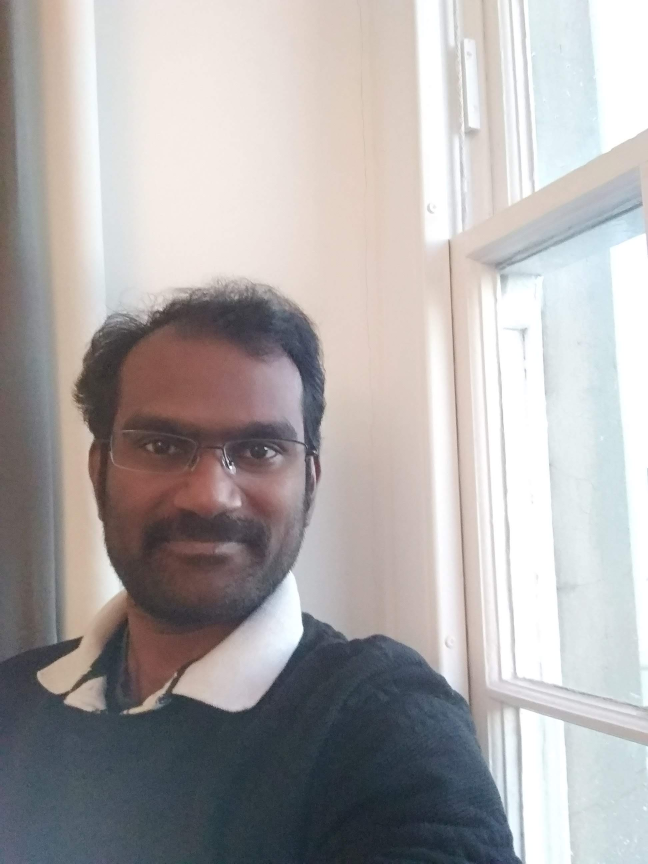
#> input picture CRUK_THT/Test.jpg, 1944 x 2592 px, found by its file name (shown at 1/3 size)
$ python re_2_size_analysis.py
#> lines starting #> are read from the running program, lines starting #| are printed output that depends on the picture
#!/usr/bin/env python3
# -*- coding: utf-8 -*-
"""
Created on Wed Jul 26 14:47:28 2023

@author: arun
"""
import cv2

import numpy as np

import matplotlib.pyplot as plt
#%%

# img=cv2.imread('/home/arun/Pictures/Test.jpg')
img=cv2.imread('/home/cruk/Documents/PyWS_CRUK/CRUK_Image_Analysis/CRUK_THT/Test.jpg')
#> img is the input picture: shape (2592, 1944, 3); mean B, G, R 169.9, 170, 174

ocol,orow,och=img.shape
#> ocol = 2592; orow = 1944; och = 3


#%%
oP=np.array([400,400])
oP1=[400,400]

plt.figure(1)
plt.imshow(img)
plt.plot(oP[0],oP[1],marker='o',color='r')

#%%
# nrow,ncol=int(orow/2),int(ocol/2)

nrow,ncol=2000,1000

img_res=cv2.resize(img,(ncol,nrow),interpolation=cv2.INTER_NEAREST)
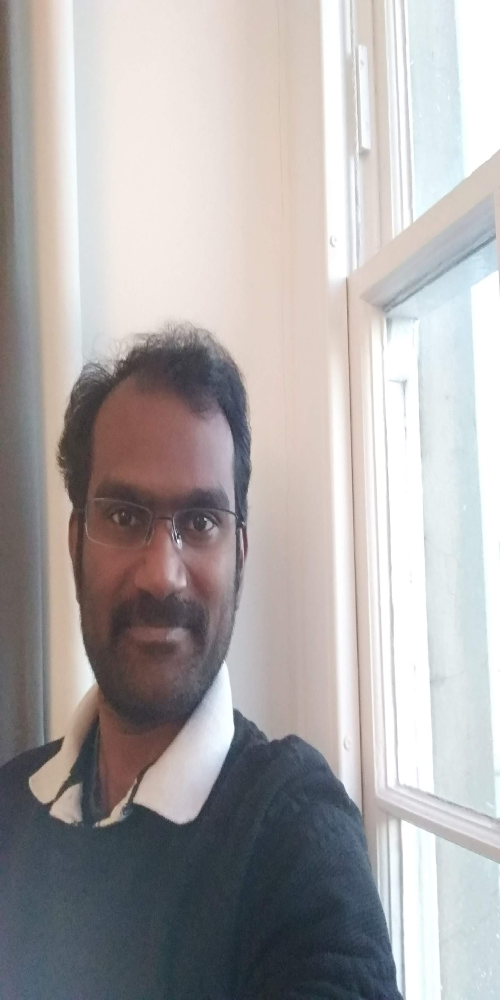
#> img_res: shape (2000, 1000, 3) (shown at 1/2 size); mean B, G, R 169.9, 170, 174
nrow_rat,ncol_rat=nrow/orow,ncol/ocol
#> nrow_rat = 1.03; ncol_rat = 0.386

# oP[0]=oP[0]-(orow/2-1)
# oP[1]=oP[0]-(ocol/2-1)

nP=np.zeros_like(oP)
nP[0]=oP[0]*nrow_rat
nP[1]=oP[1]*ncol_rat

# [8 lines of commented-out code are left out]
def OCV_Homography_2D(imgRef_grey,imgTest_grey,NFN):
    height, width = imgRef_grey.shape
    imgTest_grey=cv2.resize(imgTest_grey, (width,height), interpolation= cv2.INTER_NEAREST)
    orb_detector = cv2.ORB_create(nfeatures=NFN)

    # Extract key points and descriptors for both images
    keyPoint1, des1 = orb_detector.detectAndCompute(imgTest_grey, None)
    keyPoint2, des2 = orb_detector.detectAndCompute(imgRef_grey, None)

    # # Initiate SIFT detector
    # sift_detector = cv2.SIFT_create()
    # # Find the keypoints and descriptors with SIFT
    # keyPoint1, des1 = sift_detector.detectAndCompute(imgTest_grey, None)
    # keyPoint2, des2 = sift_detector.detectAndCompute(imgRef_grey, None)


    # Match features between two images using Brute Force matcher with Hamming distance
    matcher = cv2.BFMatcher(cv2.NORM_HAMMING, crossCheck=True)
    # matcher = cv2.BFMatcher()
    # Match the two sets of descriptors.
    matches = matcher.match(des1, des2)

    # # Sort matches on the basis of their Hamming distance.
    matches = sorted(matches, key=lambda x: x.distance)


    # Take the top 90 % matches forward.
    matches = matches[:int(len(matches) * 0.9)]

    # [9 lines of commented-out code are left out]


    no_of_matches = len(matches)

        # Define 2x2 empty matrices
    p1 = np.zeros((no_of_matches, 2))
    p2 = np.zeros((no_of_matches, 2))

    # Storing values to the matrices
    for i in range(len(matches)):
        p1[i, :] = keyPoint1[matches[i].queryIdx].pt
        p2[i, :] = keyPoint2[matches[i].trainIdx].pt

    # Find the homography matrix.
    homography, mask = cv2.findHomography(p1, p2, cv2.RANSAC)

    # Use homography matrix to transform the unaligned image wrt the reference image.
    aligned_img = cv2.warpPerspective(imgTest_grey, homography, (width, height))
    return aligned_img, homography, mask

imgRef_grey=img_res[:,:,1]
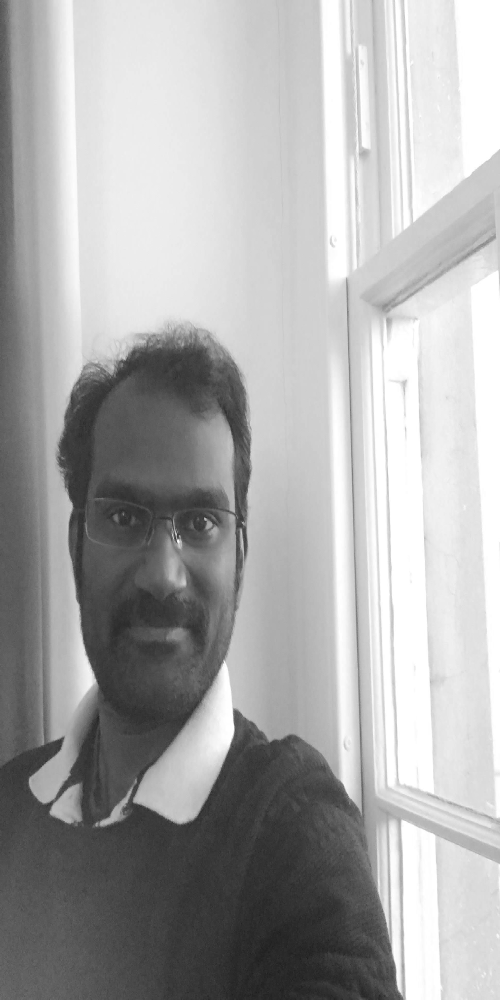
#> imgRef_grey: shape (2000, 1000) (shown at 1/2 size); min 21, max 255, mean 170
imgTest_grey=img[:,:,1]
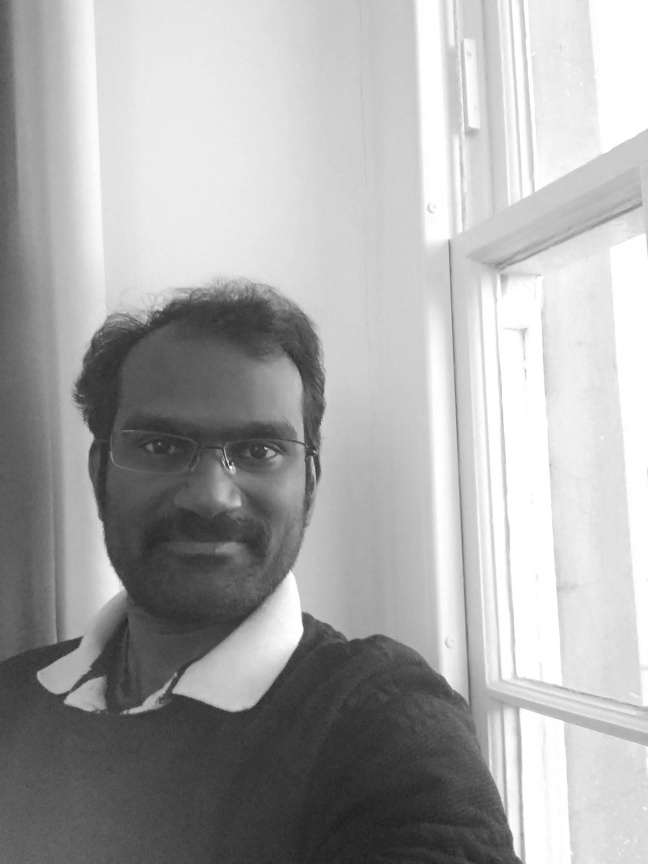
#> imgTest_grey: shape (2592, 1944) (shown at 1/3 size); min 21, max 255, mean 170
NFN=5000
aligned_img, homography, mask=OCV_Homography_2D(imgRef_grey,imgTest_grey,NFN)
#> in OCV_Homography_2D, `keyPoint1, des1 = orb_detector.detectAndCompute(imgTest_grey, None)`: keyPoint1 = 2085 keypoints; strongest (x, y, size): (355, 1081, 31), (355, 1076, 31), (353, 1077, 31), (356, 1074, 44.6)
#> in OCV_Homography_2D, `keyPoint2, des2 = orb_detector.detectAndCompute(imgRef_grey, None)`: keyPoint2 has the same summary as keyPoint1
#> in OCV_Homography_2D, `matches = matcher.match(des1, des2)`: matches = 2085 matches
#> in OCV_Homography_2D, `matches = matches[:int(len(matches) * 0.9)]`: matches = 1876 matches
#> in OCV_Homography_2D, `no_of_matches = len(matches)`: no_of_matches = 1876
#> after the loop in OCV_Homography_2D, `for i in range(len(matches)):`: p1 = 1876 pairs, first value 37 to 967, second value 91.24 to 1964; p2 has the same summary as p1
#> in OCV_Homography_2D, `homography, mask = cv2.findHomography(p1, p2, cv2.RANSAC)`: homography = [[1, -8.25e-16, 2.4e-12], [-1.21e-14, 1, 7.07e-12], [-9.49e-18, -1.57e-18, 1]]; mask = 1876 values from 1 to 1
#> mask = 1876 values from 1 to 1
#%%
# plt.figure(10)
# plt.imshow(aligned_img,cmap='gray')
#%%
# oP1=[250,1000]

oP1.append(1)
# # # nP=np.dot(warp_matrix_perspective,oP)
# # # warp_matrix[:2,:2]=warp_matrix_inv_1
# # # warp_matrix[:2,2]=warp_matrix_inv_2[:,0]
# # nP=np.dot(oP,warp_matrix)
# # # nP=np.dot(warp_matrix,oP)

# nP=np.dot(homography,oP)
# oP1=oP
oP1=np.array(oP1,dtype=np.int32)
oP1=oP1/[orow,ocol,1]
#> oP1 = [0.206, 0.154, 1]
# [4 lines of commented-out code are left out]
nP1=homography@oP1
#> nP1 = [0.206, 0.154, 1]
nP2=np.dot(oP1,homography)
#> nP2 = [0.206, 0.154, 1]
nP2a=nP2*[nrow,ncol,1]
#> nP2a = [411.5, 154.3, 1]
#%%
plt.figure(11)
plt.imshow(img_res)
plt.plot(nP2a[1],nP2a[0],marker='o',color='r')
#%%
nP=np.zeros_like(oP)

mid_r=nrow/2
mid_c=ncol/2


# nP[1] = mid_r
# nP[0] = mid_c

nP[0] = mid_r+ (nrow_rat*(oP[0]-mid_r))
nP[1] = mid_c+ (ncol_rat*(oP[1]-mid_c))

plt.figure(12)
plt.imshow(img_res)
plt.plot(nP[0],nP[1],marker='o',color='r')
plt.plot(mid_c,mid_r,marker='o',color='g')
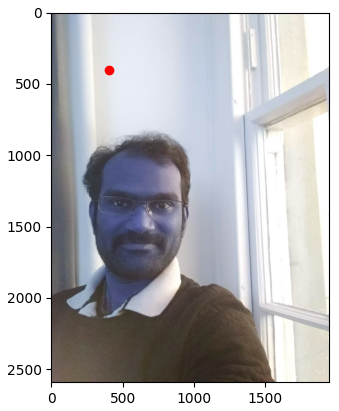
#> figure drawn by matplotlib, 1 panel; B, G, R data is drawn as R, G, B
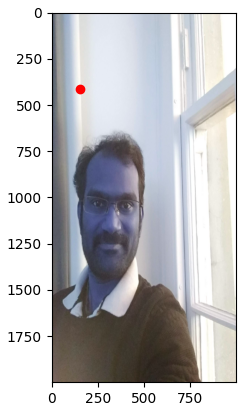
#> figure drawn by matplotlib, 1 panel; B, G, R data is drawn as R, G, B
#> figure, not shown here; B, G, R data is drawn as R, G, B
